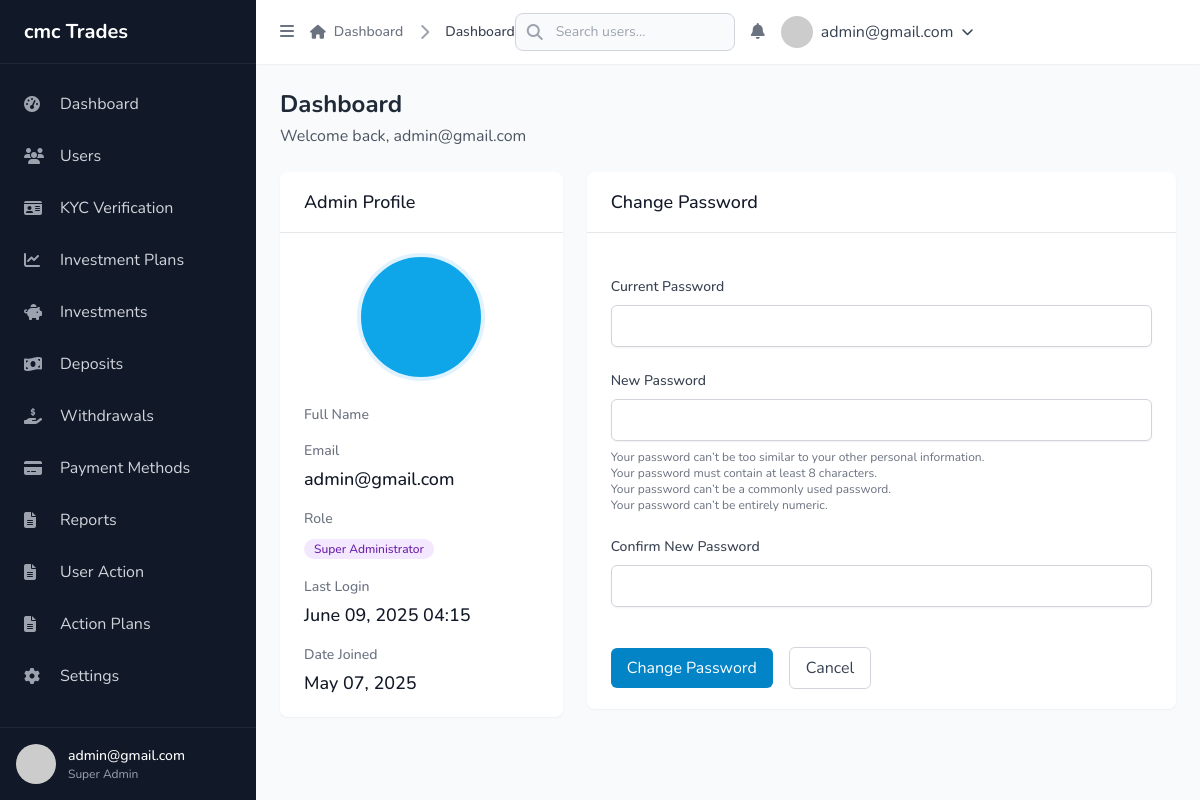
Page /admin-panel/profile/ (signed in) on the earlier database version.
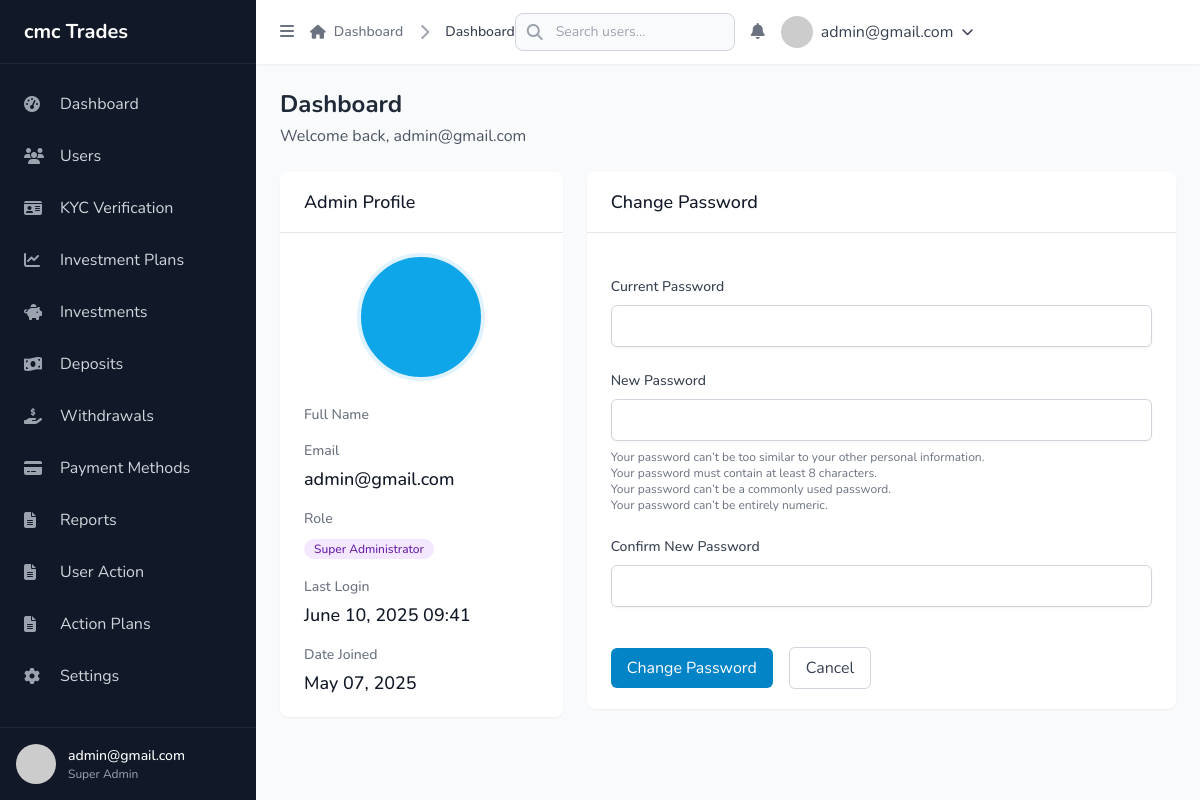
Same page on the later database version.
### accounts/models.py (models this page shows, shortened)
class User(AbstractUser):
    username = None
    email = models.EmailField('email address', unique=True)
    USERNAME_FIELD = 'email'
    REQUIRED_FIELDS = []
    objects = UserManager()

### admin_panel/views.py (the view)
# urls.py: path('profile/', views.admin_profile, name='admin_profile'),
@login_required
@user_passes_test(is_admin)
def admin_profile(request):
    if request.method == 'POST':
        password_form = PasswordChangeForm(request.user, request.POST)
        if password_form.is_valid():
            user = password_form.save()
            update_session_auth_hash(request, user)
            messages.success(request, 'Your password was successfully updated!')
            return redirect('admin_profile')
        else:
            messages.error(request, 'Please correct the errors below.')
    else:
        password_form = PasswordChangeForm(request.user)
    return render(request, 'admin_panel/profile.html', {
        'password_form': password_form,
        'user': request.user
    })

### admin_panel/context_processors.py (called while the page is built)
def system_settings(request):
    return {
        'system_settings': get_system_settings()
    }

### admin_panel/models.py (called while the page is built)
    @classmethod
    def get_settings(cls):
        settings, created = cls.objects.get_or_create(pk=1)
        return settings

### admin_panel/utils.py (called while the page is built)
def get_system_settings(refresh=False):
    if not refresh:
        cached_settings = cache.get(SETTINGS_CACHE_KEY)
        if cached_settings:
            return cached_settings
    try:
        settings_obj = SystemSettings.get_settings()
        settings_dict = {}
        for field in settings_obj._meta.fields:
            field_name = field.name
            if field_name not in ['id', 'created_at', 'updated_at']:
                settings_dict[field_name] = getattr(settings_obj, field_name)
        cache.set(SETTINGS_CACHE_KEY, settings_dict, SETTINGS_CACHE_TIMEOUT)
        return settings_dict
    except Exception as e:
        logger.error(f"Error retrieving system settings: {str(e)}")
        return {}

### admin_panel/views.py (called while the page is built)
def is_admin(user):
    return user.is_staff

### notifications/utils.py (called while the page is built)
def get_unread_notifications_count(user):
    return Notification.objects.filter(user=user, is_read=False).count()

### wallet/context_processors.py (called while the page is built)
def exchange_rates(request):
    return {
        'exchange_rates': get_exchange_rates()
    }

### admin_panel/templates/admin_panel/profile.html (shortened to what the changed rows need)
{% extends "admin_panel/base.html" %}
{% block content %}
<div class="grid grid-cols-1 lg:grid-cols-3 gap-6">
    <div class="lg:col-span-1">
        <div class="bg-white rounded-lg shadow-sm overflow-hidden">
            <div class="px-6 py-5">
                <div class="space-y-4">
                    <div>
                        <h4 class="text-sm font-medium text-gray-500">Email</h4>
                        <p class="mt-1 text-lg font-medium text-gray-900">{{ user.email }}</p>
                    </div>
                    <div>
                        <h4 class="text-sm font-medium text-gray-500">Last Login</h4>
                        <p class="mt-1 text-lg font-medium text-gray-900">{{ user.last_login|date:"F d, Y H:i" }}</p>
                    </div>
                    <div>
                        <h4 class="text-sm font-medium text-gray-500">Date Joined</h4>
                        <p class="mt-1 text-lg font-medium text-gray-900">{{ user.date_joined|date:"F d, Y" }}</p>
                    </div>
                </div>
            </div>
        </div>
    </div>
</div>
{% endblock %}

### admin_panel/templates/admin_panel/base.html (shortened to what the changed rows need)
<!DOCTYPE html>
<html lang="en">
<head>
    <script src="https://cdn.tailwindcss.com"></script>
    <link rel="stylesheet" href="https://cdnjs.cloudflare.com/ajax/libs/font-awesome/6.4.0/css/all.min.css">
</head>
<body class="bg-gray-50 font-sans antialiased">
    <div class="flex h-screen overflow-hidden">
        <div id="sidebar" class="bg-gray-900 text-white w-64 min-h-screen flex-shrink-0 transition-all duration-300 ease-in-out flex flex-col lg:relative">
            <div class="flex items-center justify-between h-16 px-4 border-b border-gray-800">
                <div class="flex items-center space-x-2">
                    <h1 class="text-xl font-bold text-white logo-text">{{ system_settings.site_name }}</h1>
                </div>
            </div>
            <div class="p-4 border-t border-gray-800 hidden lg:block">
                <div class="flex items-center">
                    <div class="ml-3">
                        <p class="text-sm font-medium text-white">{{ request.user.get_full_name|default:request.user.email }}</p>
                        <p class="text-xs text-gray-400">{% if request.user.is_superuser %}Super Admin{% else %}Admin{% endif %}</p>
                    </div>
                </div>
            </div>
        </div>
        <div class="flex-1 flex flex-col overflow-hidden">
            <header class="desktop-header bg-white shadow-sm z-10">
                <div class="flex items-center justify-between h-16 px-6">
                    <div class="flex items-center space-x-4">
                        <div class="relative" x-data="{ open: false }">
                            <button @click="open = !open" class="flex items-center space-x-2 text-gray-700 hover:text-gray-900 focus:outline-none">
                                {% if request.user.is_authenticated %}
                                    {% if request.user.profile.avatar %}
                                    <img src="{{ request.user.profile.avatar.url }}" alt="{{ request.user.get_full_name }}" class="w-8 h-8 rounded-full object-cover">
                                    {% else %}
                                    <img src="https://ui-avatars.com/api/?name={{ request.user.get_full_name|default:request.user.email|urlencode }}&background=0D8ABC&color=fff" alt="{{ request.user.get_full_name|default:request.user.email }}" class="w-8 h-8 rounded-full">
                                    {% endif %}
                                    <span class="hidden md:inline">{{ request.user.get_full_name|default:request.user.email }}</span>
                                    <i class="fas fa-chevron-down text-xs hidden md:inline"></i>
                                {% else %}
                                    <img src="https://ui-avatars.com/api/?name=Guest&background=0D8ABC&color=fff" alt="Guest" class="w-8 h-8 rounded-full">
                                    <span class="hidden md:inline">Guest</span>
                                    <i class="fas fa-chevron-down text-xs hidden md:inline"></i>
                                {% endif %}
                            </button>
                        </div>
                    </div>
                </div>
            </header>
            <main class="flex-1 overflow-y-auto p-6 bg-gray-50 main-content">
                <div class="mb-6">
                    <h2 class="text-2xl font-bold text-gray-800">{% block page_title %}Dashboard{% endblock %}</h2>
                    <p class="text-gray-600 mt-1">{% block page_subtitle %}Welcome back, {{ request.user.get_full_name|default:request.user.email }}{% endblock %}</p>
                </div>
                {% block content %}{% endblock %}
            </main>
        </div>
    </div>
</body>
</html>

Differences in the rows shown:
changed User "admin@gmail.com": last_login "June 09, 2025 04:15" → "June 10, 2025 09:41"
